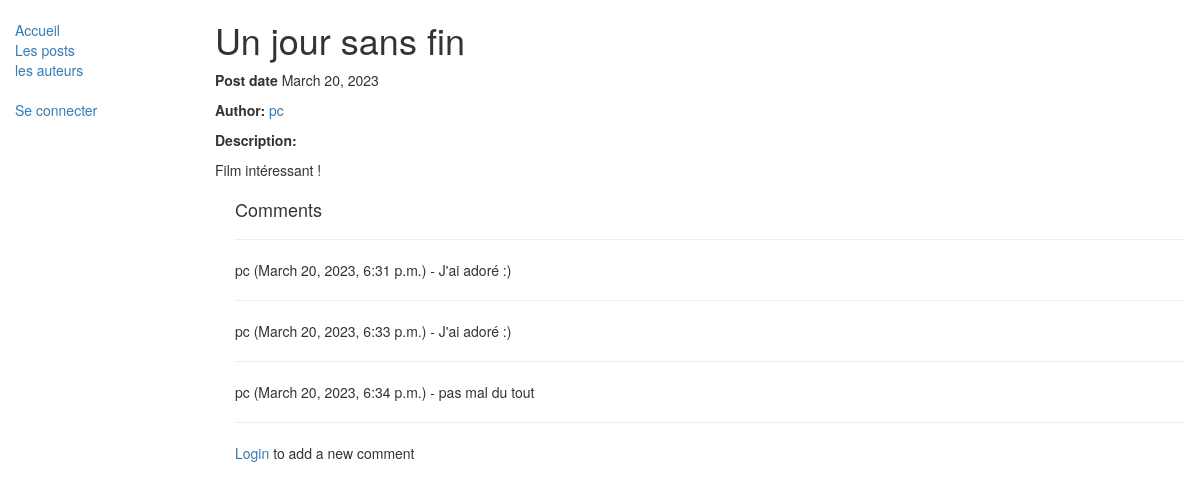
Page /blog/2 on the committed database.
### blog/models.py (models this page shows, shortened)
class Blog(models.Model):
    name = models.CharField(max_length=200)
    description = models.TextField(max_length=2000, help_text="Entrer une description")
    post_date = models.DateField(auto_now_add=True)
    author = models.ForeignKey(BlogAuthor, on_delete=models.SET_NULL, null=True)
    class Meta:
        ordering = ["-post_date"]

class BlogAuthor(models.Model):
    user = models.OneToOneField(User, on_delete=models.SET_NULL, null=True)
    bio = models.TextField(max_length=400, help_text="Entrer votre biographie")
    class Meta:
        ordering = ["user", "bio"]
    def __str__(self):
        return self.user.username

class BlogComment(models.Model):
    description = models.TextField(max_length=1000, help_text="Enter comment about blog here.")
    post_date = models.DateTimeField(auto_now_add=True)
    author = models.ForeignKey(User, on_delete=models.SET_NULL, null=True)
    blog = models.ForeignKey(Blog, on_delete=models.CASCADE)
    class Meta:
        ordering = ["post_date"]

### blog/views.py (the view)
class BlogDetailView(generic.DetailView):
    model = Blog

### blog/templates/blog/blog_detail.html
{% extends "base.html" %}
{% block content %}
<h1>{{ blog.name }}</h1>
<p><strong>Post date</strong> {{ blog.post_date }}</p>
<p><strong>Author:</strong> <a href="{% url 'blog:blogs-by-author' blog.author.pk %}">{{ blog.author }}</a></p>
<p><strong>Description:</strong></p>
<p style="white-space:pre-wrap;">{{ blog.description }}</p>
<div style="margin-left:20px;margin-top:20px">
<h4>Comments</h4>
{% for comment in blog.blogcomment_set.all %}
<hr>
<p>{{comment.author}} ({{comment.post_date}}) - {{comment.description}}</p>
{% endfor %}
<hr>
{% if user.is_authenticated %}
  <a href="{% url 'blog:blog-comment' blog.id %}">Add a new comment</a></p>
{% else %}
  <p><a href="{% url 'login'%}?next={{request.path}}">Login</a> to add a new comment</p>
{% endif %}
</div>
{% endblock %}

### blog/templates/base.html (shortened to what this page needs)
<!DOCTYPE html>
<html lang="fr">
<head>
    <link rel="stylesheet" href="https://maxcdn.bootstrapcdn.com/bootstrap/3.3.7/css/bootstrap.min.css">
    {% load static %}
    <link rel="stylesheet" href="{% static 'css/styles.css' %}">
</head>
<body>
<div class="container-fluid">
    <div class="row">
        <div class="col-sm-2">
            {% block sidebar %}
                <ul class="sidebar-nav">
                    <li><a href="{% url 'blog:index' %}">Accueil</a></li>
                    <li><a href="{% url 'blog:blogs' %}">Les posts</a></li>
                    <li><a href="{% url 'blog:bloggers' %}">les auteurs</a></li>
                </ul>
                <ul class="sidebar-nav">
                    {% if user.is_authenticated %}
                        <li>User: {{ user.get_username }}</li>
                        <li><a href="{% url 'logout' %}?next={{ request.path }}">Se déconnecter</a></li>
                    {% else %}
                        <li><a href="{% url 'login' %}?next={{ request.path }}">Se connecter</a></li>
                    {% endif %}
                </ul>
            {% endblock %}
        </div>
        <div class="col-sm-10 ">
            {% block content %}{% endblock %}
        </div>
    </div>
</div>
</body>
</html>

### blog/static/css/styles.css (style rules this page uses)
.sidebar-nav { margin-top: 20px; padding: 0; list-style: none; }

### rows in the picture
Blog: name "Un jour sans fin", post_date "March 20, 2023", author "pc", description "Film intéressant !"
BlogComment: author "pc", post_date "March 20, 2023, 6:31 p.m.", description "J'ai adoré :)"
BlogComment: author "pc", post_date "March 20, 2023, 6:33 p.m.", description "J'ai adoré :)"
BlogComment: author "pc", post_date "March 20, 2023, 6:34 p.m.", description "pas mal du tout"
